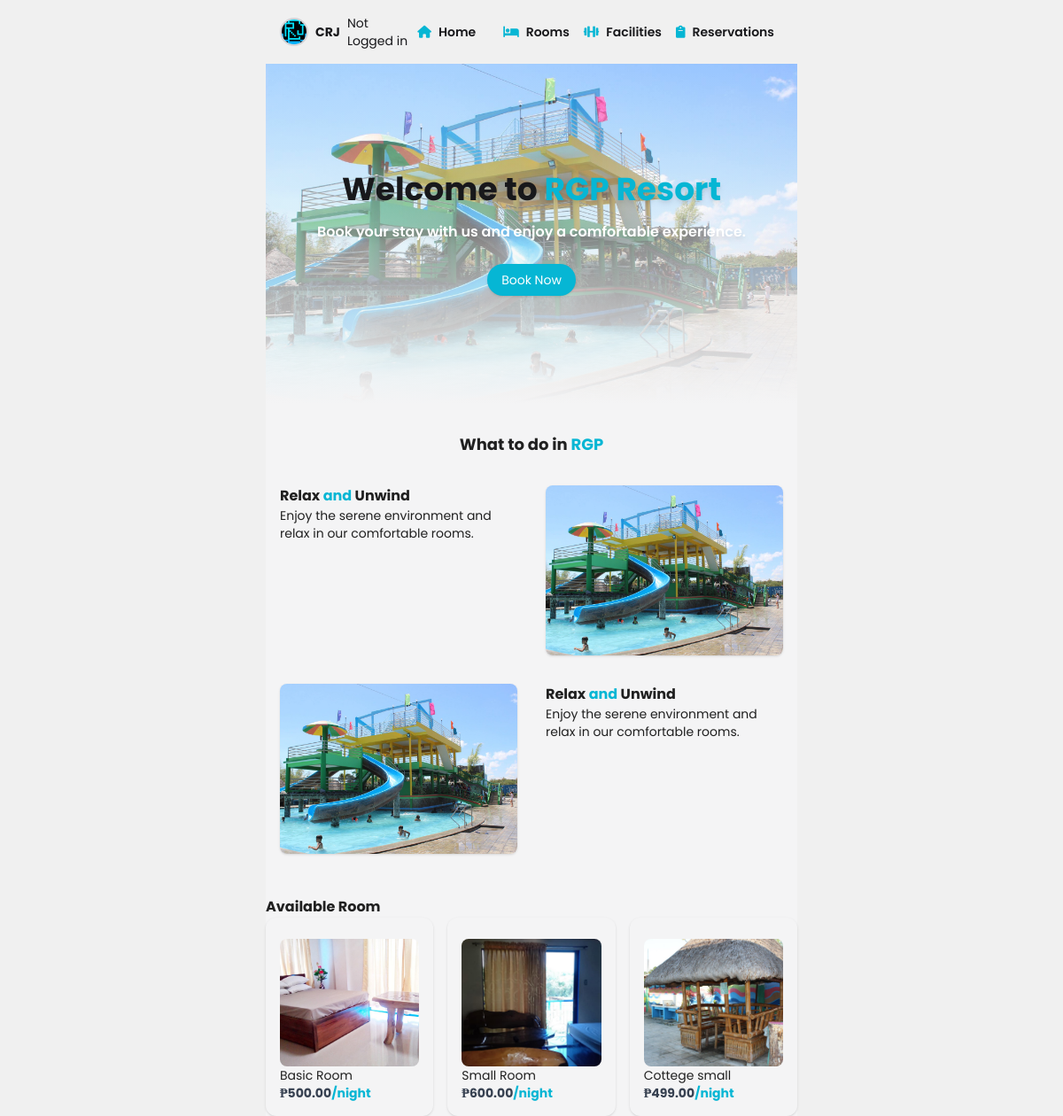
Before: /home/ with the older database file.
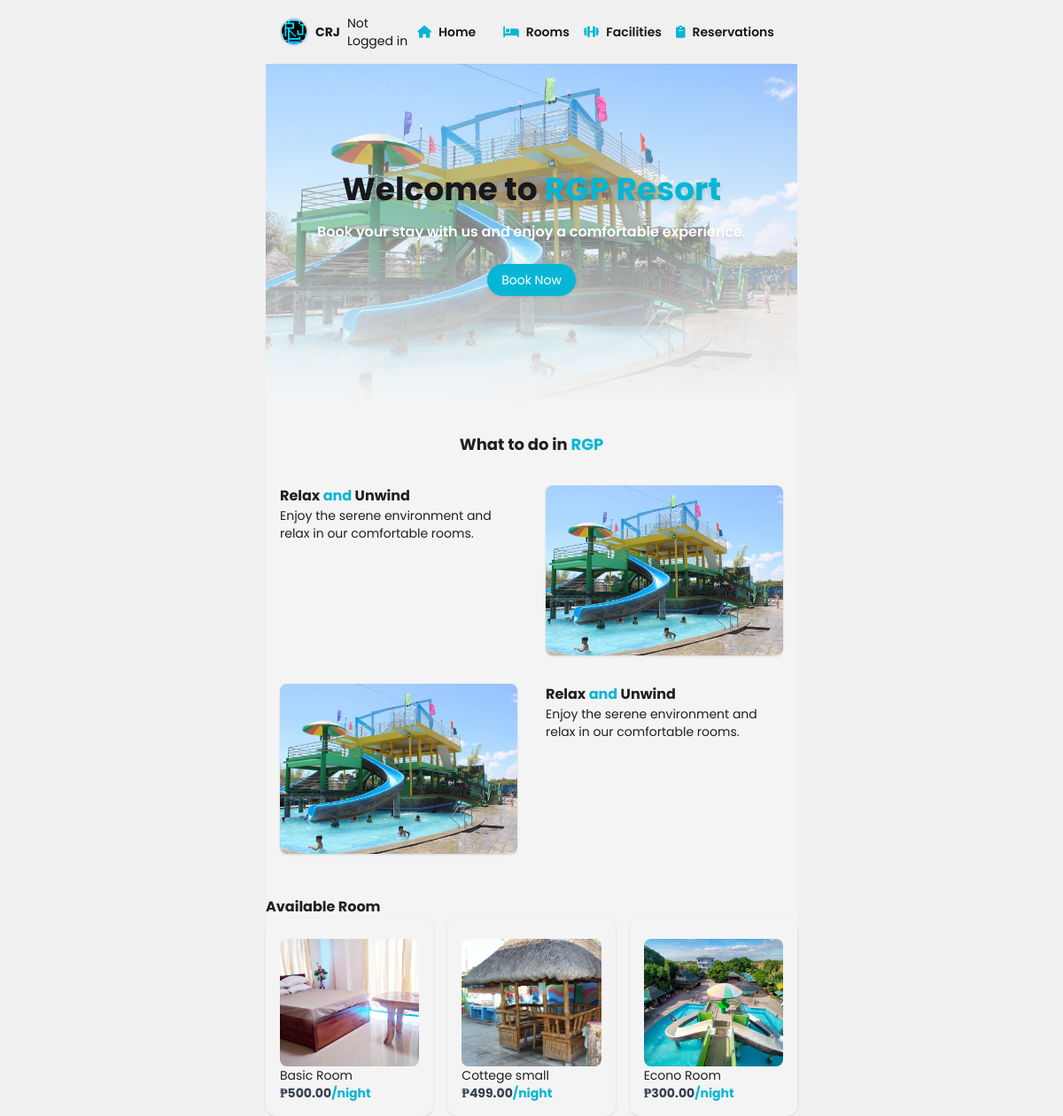
After: the same page with the newer database file.
### reservation/models.py (models this page shows, shortened)
class Room(models.Model):
    name = models.CharField(max_length=100)
    description = models.TextField()
    image = models.ImageField(upload_to='room_images/')
    price = models.DecimalField(max_digits=10, decimal_places=2)
    is_available = models.BooleanField(default=True)

### reservation/views.py (the view)
# urls.py: path('home/', homepage, name='home'),
def homepage(request):
    rooms = Room.objects.filter(is_available=True)
    facilities = Facility.objects.all()
    return render(request, 'homepage.html', {'rooms': rooms, 'facilities': facilities})

### reservation/templates/homepage.html
{% extends 'base.html' %}
{% block content %}
{% load static %}
<div class="relative bg-cover bg-center h-96" style="background-image: url({% static 'images/rgp6.jpg' %});">
    <div class="absolute inset-0 bg-gradient-to-t from-zinc-100 to-transparent"></div>
    <div class="relative z-10 flex flex-col items-center justify-center h-full text-center text-white">
        <h1 class="text-4xl text-zinc-900 font-bold mb-4">Welcome to <span class="text-cyan-500 drop-shadow-md">RGP Resort</span> </h1>
        <p class="font-semibold mb-6 drop-shadow-md">Book your stay with us and enjoy a comfortable experience.</p>
        <a href="{% url 'book_room' %}" class="shadow bg-cyan-500 hover:bg-cyan-700 text-white text-sm py-2 px-4 rounded-full">Book Now</a>
    </div>
</div>
<h2 class="font-bold text-lg mt-8 text-center mb-4">What to do in <span class="text-cyan-500"> RGP</span></h2>
<div class="flex">
    <div class="p-4 w-1/2">
        <h3 class=" font-bold">Relax <span class="text-cyan-500"> and</span> Unwind</h3>
        <p class="text-sm">Enjoy the serene environment and relax in our comfortable rooms.</p>
    </div>
    <div class="p-4 w-1/2">
        <img src="{% static 'images/rgp6.jpg' %}" alt="Relax and Unwind" class="w-full h-48 shadow object-cover rounded-lg">
    </div>
</div>
<div class="flex">
    <div class="p-4 w-1/2">
        <img src="{% static 'images/rgp6.jpg' %}" alt="Relax and Unwind" class="w-full h-48 object-cover shadow rounded-lg">
    </div>
    <div class="p-4 w-1/2">
        <h3 class=" font-bold">Relax <span class="text-cyan-500"> and</span> Unwind</h3>
        <p class="text-sm">Enjoy the serene environment and relax in our comfortable rooms.</p>
    </div>
</div>
<h2 class="font-bold mt-8">Available Room</h2>
{% if rooms %}
<div class="grid grid-cols-3 gap-4">
    {% for room in rooms|slice:":3" %}
        <a href="{% url 'view_room' room.pk %}" class="p-4  rounded-xl shadow">
            {% if room.image %}
                <img src="{{ room.image.url }}" alt="{{ room.name }}" class="mt-2 w-full h-36 object-cover rounded-lg">
            {% endif %}
            <h2 class="text-sm ">{{ room.name }}</h2>
            <div class="flex items-center">
                <p class="text-gray-700 text-sm font-bold">₱{{ room.price }}</p><span class="text-sm font-bold text-cyan-500 ">/night</span>
            </div>
        </a>
    {% endfor %}
</div>
{% else %}
<p>No rooms available.</p>
{% endif %}
{% endblock %}

Changed rows visible on the page:
no longer on this page (row edited): Room: image (picture), name "Small Room", price "600.00"
added Room: image (picture), name "Econo Room", price "300.00"
